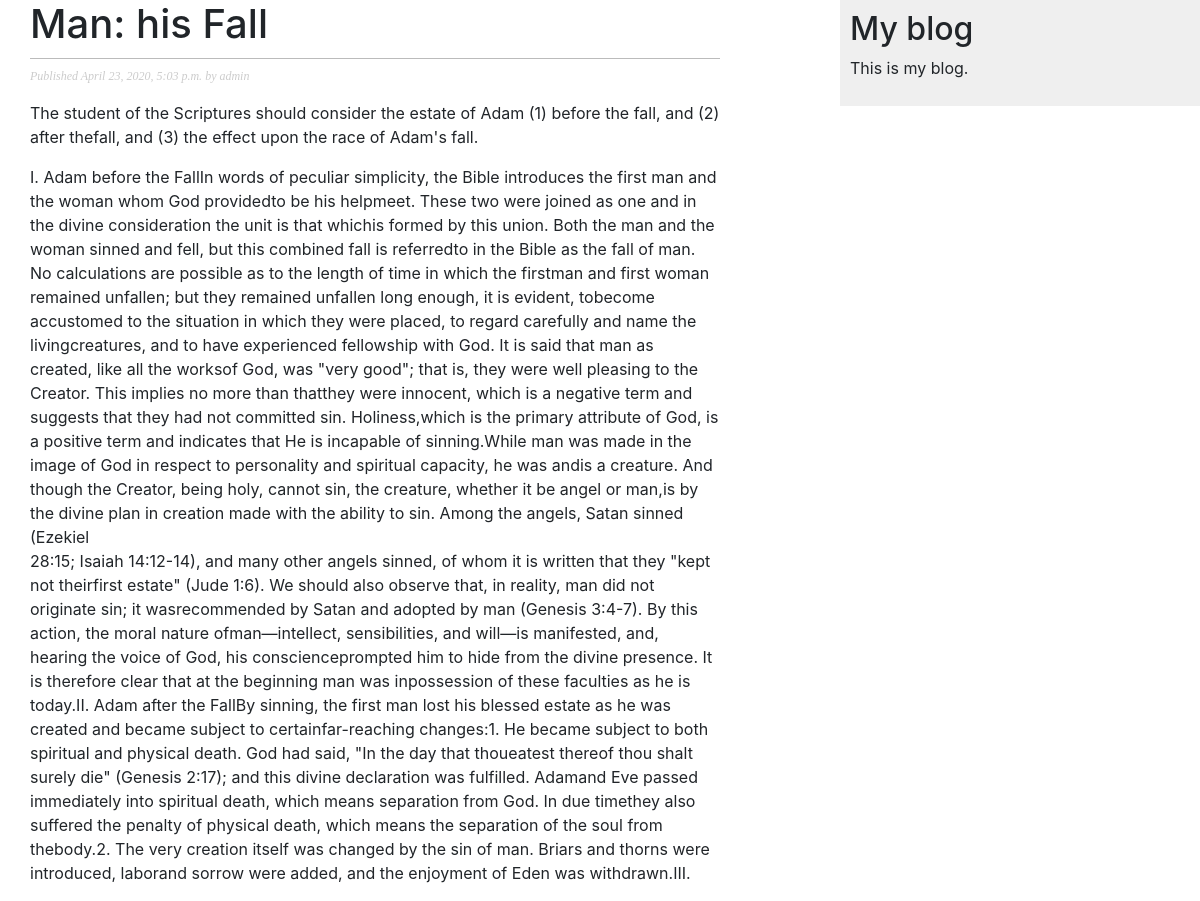
The app's page /BlogApp/2020/4/23/man-his-fall/ with its own data.
### BlogApp/models.py (models this page shows, shortened)
class Post(models.Model):
    STATUS_CHOICES = (
        ('draft', 'Draft'),
        ('published', 'Published'),
    )
    title = models.CharField(max_length=250)
    slug = models.SlugField(max_length=250,
                            unique_for_date='publish')
    author = models.ForeignKey(User,
                               on_delete=models.CASCADE,
                               related_name='blog_posts')
    body = models.TextField()
    publish = models.DateTimeField(default=timezone.now())
    created = models.DateTimeField(auto_now_add=True)
    updated = models.DateTimeField(auto_now=True)
    status = models.CharField(max_length=10,
                              choices=STATUS_CHOICES,
                              default='draft')
    objects = models.Manager()
    published = PublishedManager()
    class Meta:
        ordering = ('-publish',)

### BlogApp/views.py (the view)
def post_detail(request, year, month, day, post):
    post = get_object_or_404(Post, slug=post,
                             status='published',
                             publish__year=year,
                             publish__month=month,
                             publish__day=day)
    return render(request,
                  'BlogApp/post/detail.html',
                  {'post': post})

### BlogApp/templates/BlogApp/post/detail.html (shortened to what this page needs)
{% extends "BlogApp/base.html" %}
{% block content %}
    <h1>{{ post.title }}</h1>
    <p class="date">
        Published {{ post.publish }} by {{ post.author }}
    </p>
    {{ post.body|linebreaks }}
{% endblock %}

### BlogApp/static/css/BlogApp.css (style rules this page uses)
body { margin:0; padding:0; font-family:helvetica, sans-serif; }
h1 { font-weight:normal; border-bottom:1px solid #bbb; padding:0 0 10px 0; }
p.date { color:#ccc; font-family: georgia, serif; font-size: 12px; font-style: italic; }

### records on screen
Post: title "Man: his Fall", publish "April 23, 2020, 5:03 p.m.", author "admin", body "The student of the Scriptures should consider the estate of Adam (1) before the fall, and (2) after thefall, and (3) the effect upon the race of Adam's fall. I. Adam before the FallIn words of peculiar simplicity, the Bible introduces the first man and the woman whom God providedto be his helpmeet. These two were joined as one and in the divine consideration the unit is that whichis formed by this union. Both the man and the woman sinned and fell, but this combined fall is referredto in the Bible as the fall of man. No calculations are possible as to the length of time in which the firstman and first woman remained unfallen; but they remained unfallen long enough, it is evident, tobecome…"
